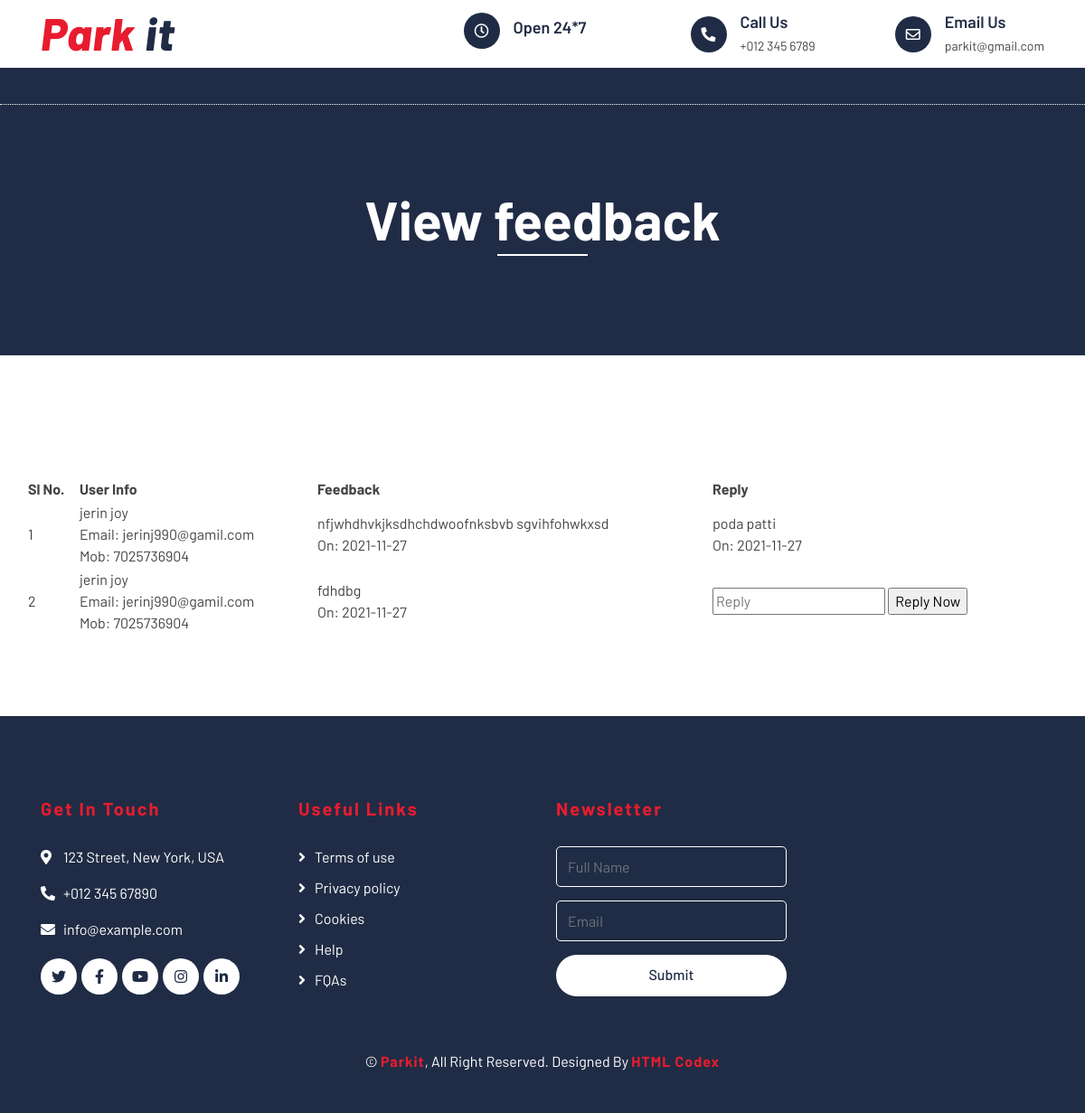
The page /metro/viewadminfeedback.php on the database its author committed.
### tables this page shows
CREATE TABLE `feedbacktable` (
  `id` int(11) NOT NULL,
  `user` int(20) NOT NULL,
  `message` varchar(50) NOT NULL,
  `reply` varchar(150) NOT NULL,
  `feedback_date` varchar(15) NOT NULL,
  `reply_date` varchar(15) NOT NULL
);

CREATE TABLE `usertable` (
  `name` varchar(20) NOT NULL,
  `mobile` varchar(10) NOT NULL,
  `email` varchar(20) NOT NULL,
  `password` varchar(20) NOT NULL,
  `addha` varchar(20) NOT NULL,
  `address` varchar(25) NOT NULL,
  `id` int(11) NOT NULL,
  `role` varchar(5) NOT NULL
);

### metro/viewadminfeedback.php (the view, shortened to what this page needs)
<?php  session_start();
                         include "test-db-connection.php";
                         ?><!DOCTYPE html>
<html lang="en">
    <head>
        <link href="https://stackpath.bootstrapcdn.com/bootstrap/4.4.1/css/bootstrap.min.css" rel="stylesheet">
        <link href="https://cdnjs.cloudflare.com/ajax/libs/font-awesome/5.10.0/css/all.min.css" rel="stylesheet">
        <link href="lib/flaticon/font/flaticon.css" rel="stylesheet">
        <link href="lib/animate/animate.min.css" rel="stylesheet">
        <link href="lib/owlcarousel/assets/owl.carousel.min.css" rel="stylesheet">
        <link href="css/style.css" rel="stylesheet">
    </head>
    <body>
        <div class="top-bar">
            <div class="container">
                <div class="row align-items-center">
                    <div class="col-lg-4 col-md-12">
                        <div class="logo">
                            <a href='admin.php'>
                                <h1>Park <span>it</span></h1>
                            </a>
                        </div>
                    </div>
                    <div class="col-lg-8 col-md-7 d-none d-lg-block">
                        <div class="row">
                            <div class="col-4">
                                <div class="top-bar-item">
                                    <div class="top-bar-icon">
                                        <i class="far fa-clock"></i>
                                    </div>
                                    <div class="top-bar-text">
                                        <h3>Open 24*7</h3>
                                    </div>
                                </div>
                            </div>
                            <div class="col-4">
                                <div class="top-bar-item">
                                    <div class="top-bar-icon">
                                        <i class="fa fa-phone-alt"></i>
                                    </div>
                                    <div class="top-bar-text">
                                        <h3>Call Us</h3>
                                        <p>+012 345 6789</p>
                                    </div>
                                </div>
                            </div>
                            <div class="col-4">
                                <div class="top-bar-item">
                                    <div class="top-bar-icon">
                                        <i class="far fa-envelope"></i>
                                    </div>
                                    <div class="top-bar-text">
                                        <h3>Email Us</h3>
                                        <p>parkit@gmail.com</p>
                                    </div>
                                </div>
                            </div>
                        </div>
                    </div>
                </div>
            </div>
        </div>
        <div class="nav-bar">
            <div class="container">
                <nav class="navbar navbar-expand-lg bg-dark navbar-dark">
                </nav>
            </div>
        </div>
        <div class="page-header">
            <div class="container">
                <div class="row">
                    <div class="col-12">
                        <h2>View feedback</h2>
                    </div>
                </div>
            </div>
        </div>
        <div class="contact">
            <div class="container">
                <div class="row">
                    <table width="100%">
                        <tr>
                            <th>Sl No.</th>
                            <th>User Info</th>
                            <th>Feedback</th>
                            <th>Reply</th>
                        </tr>
                        <?php
                        $qry="SELECT f.*,u.name,u.email,u.mobile FROM feedbacktable as f join usertable as u on f.user=u.id ";
                        $result = mysqli_query($con, $qry);
                        if(mysqli_num_rows($result)>0){
                            $i=0;
                            while($row=mysqli_fetch_array($result)){
                                $i++;
                        ?>
                       <tr>
                            <td><?php echo $i;?></td>
                            <td>
                                <?php echo $row['name'];?>
                                <br/>
                                Email: <?php echo $row['email'];?>
                                <br/>
                                Mob: <?php echo $row['mobile'];?>
                            </td>
                            <td><?php echo $row['message'];?>
                        <br/>On: <?php echo $row['feedback_date'];?></td>
                            <td>
                        <?php if($row['reply_date']!='--'){
                            echo $row['reply']."<br/>On: ".$row['reply_date'];
                        }
                        else{
                            ?>
                            <form name="gf" action="viewadminfeedback.php" method="post">
                                <input type="text" name="reply" placeholder="Reply"/>
                                <input type="submit" name="sbmt" value="Reply Now"/>
                            </form>
                            <?php
                        }?>
                        </td>
                        </tr>
                        <?php
                        }
                    }
                    ?>
                    </table>
                </div>
            </div>
        </div>
        <div class="footer">
            <div class="container">
                <div class="row">
                    <div class="col-lg-3 col-md-6">
                        <div class="footer-contact">
                            <h2>Get In Touch</h2>
                            <p><i class="fa fa-map-marker-alt"></i>123 Street, New York, USA</p>
                            <p><i class="fa fa-phone-alt"></i>+012 345 67890</p>
                            <p><i class="fa fa-envelope"></i>info@example.com</p>
                            <div class="footer-social">
                                <a class="btn" href=""><i class="fab fa-twitter"></i></a>
                                <a class="btn" href=""><i class="fab fa-facebook-f"></i></a>
                                <a class="btn" href=""><i class="fab fa-youtube"></i></a>
                                <a class="btn" href=""><i class="fab fa-instagram"></i></a>
                                <a class="btn" href=""><i class="fab fa-linkedin-in"></i></a>
                            </div>
                        </div>
                    </div>
                    <div class="col-lg-3 col-md-6">
                        <div class="footer-link">
                            <h2>Useful Links</h2>
                            <a href="">Terms of use</a>
                            <a href="">Privacy policy</a>
                            <a href="">Cookies</a>
                            <a href="">Help</a>
                            <a href="">FQAs</a>
                        </div>
                    </div>
                    <div class="col-lg-3 col-md-6">
                        <div class="footer-newsletter">
                            <h2>Newsletter</h2>
                            <form>
                                <input class="form-control" placeholder="Full Name">
                                <input class="form-control" placeholder="Email">
                                <button class="btn btn-custom">Submit</button>
                            </form>
                        </div>
                    </div>
                </div>
            </div>
            <div class="container copyright">
                <p>&copy; <a href="#">Parkit</a>, All Right Reserved. Designed By <a href="https://htmlcodex.com">HTML Codex</a></p>
            </div>
        </div>
    </body>
</html>

### metro/css/style.css (style rules this page uses)
body { color: #444444; font-weight: 400; background: #ffffff; font-family: 'Barlow', sans-serif; }
h1, h2, h3, h4, h5, h6 { color: #202C45; }
a { color: #202C45; transition: .3s; }
.btn.btn-custom { padding: 10px 30px 12px 30px; text-align: center; font-size: 16px; font-weight: 500; color: #ffffff; background: #E81C2E; border: none; border-radius: 60px; box-shadow: inset 0 0 0 0 #202C45; transition: ease-out 0.5s; -webkit-transition: ease-out 0.5s; -moz-transition: ease-out 0.5s; }
.top-bar { position: relative; height: 75px; display: flex; align-items: center; background: #ffffff; }
.top-bar .logo { text-align: left; overflow: hidden; }
.top-bar .logo h1 { margin: -4px 0 0 0; color: #E81C2E; font-size: 50px; line-height: 50px; font-weight: 800; letter-spacing: 1px; font-style: italic; }
.top-bar .logo h1 span { color: #202C45; }
.top-bar .top-bar-item { display: flex; align-items: center; justify-content: flex-end; }
.top-bar .top-bar-icon { width: 40px; height: 40px; display: flex; align-items: center; justify-content: center; background: #202C45; border-radius: 40px; }
.top-bar .top-bar-icon i { margin: 0; color: #ffffff; font-size: 16px; }
.top-bar .top-bar-text { padding-left: 15px; }
.top-bar .top-bar-text h3 { margin: 0 0 5px 0; font-size: 18px; font-weight: 600; }
.top-bar .top-bar-text p { margin: 0; font-size: 14px; font-weight: 400; }
.nav-bar { position: relative; background: #202C45; }
.nav-bar .navbar { padding: 20px 0; background: #202C45 !important; transition: .3s; }
.page-header { position: relative; margin-bottom: 45px; padding: 90px 0; text-align: center; background: #202C45; border-top: 1px dotted #ffffff; }
.page-header h2 { position: relative; color: #ffffff; font-size: 60px; font-weight: 700; margin-bottom: 20px; padding-bottom: 5px; }
.page-header h2::after { position: absolute; content: ""; width: 100px; height: 2px; left: calc(50% - 50px); bottom: 0; background: #ffffff; }
.contact { position: relative; width: 100%; padding: 45px 0; }
.footer { position: relative; margin-top: 45px; padding-top: 90px; background: #202C45; }
.footer .footer-contact, .footer .footer-link, .footer .footer-newsletter { position: relative; margin-bottom: 45px; color: #ffffff; }
.footer .footer-contact h2, .footer .footer-link h2, .footer .footer-newsletter h2 { margin-bottom: 30px; font-size: 20px; font-weight: 700; letter-spacing: 2px; color: #E81C2E; }
.footer .footer-link a { display: block; margin-bottom: 10px; color: #ffffff; transition: .3s; }
.footer .footer-link a::before { position: relative; content: "\f105"; font-family: "Font Awesome 5 Free"; font-weight: 900; margin-right: 10px; }
.footer .footer-contact p i { width: 25px; }
.footer .footer-social { position: relative; margin-top: 20px; display: flex; }
.footer .footer-social a { width: 40px; height: 40px; display: flex; align-items: center; justify-content: center; color: #202C45; background: #ffffff; border-radius: 40px; margin-right: 5px; transition: .5s; }
.footer .footer-social a:last-child { margin: 0; }
.footer .footer-newsletter form { position: relative; width: 100%; }
.footer .footer-newsletter input { margin-bottom: 15px; height: 45px; background: transparent; border: 1px solid #ffffff; border-radius: 5px; }
.footer .footer-newsletter .btn.btn-custom { width: 100%; color: #202C45; background: #ffffff; box-shadow: inset 0 0 0 0 #E81C2E; }
.footer .copyright { text-align: center; padding-top: 15px; padding-bottom: 45px; }
.footer .copyright p { margin: 0; color: #ffffff; }
.footer .copyright p a { color: #E81C2E; font-weight: 700; letter-spacing: 1px; }

### rows shown on the page
feedbacktable: usertable.name "jerin joy", usertable.email "jerinj990@gamil.com", usertable.mobile "7025736904", message "nfjwhdhvkjksdhchdwoofnksbvb sgvihfohwkxsd", feedback_date "2021-11-27", reply "poda patti", reply_date "2021-11-27"
feedbacktable: usertable.name "jerin joy", usertable.email "jerinj990@gamil.com", usertable.mobile "7025736904", message "fdhdbg", feedback_date "2021-11-27"
